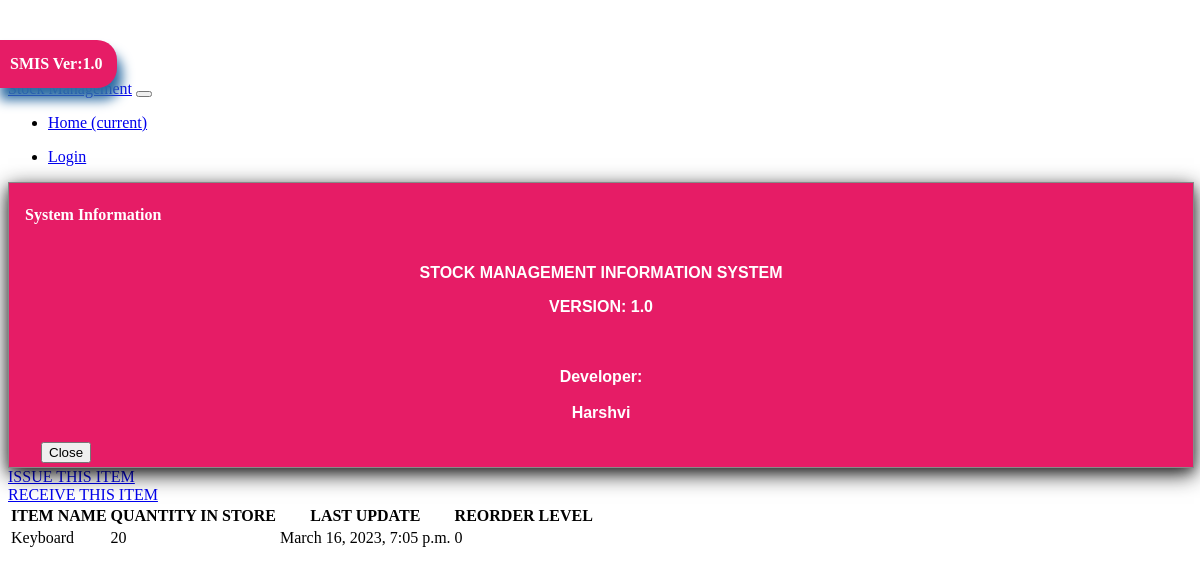
/stock_detail/2/, run on the app's committed database.
### stockmgmgt/models.py (models this page shows, shortened)
class Stock(models.Model):
    category=models.ForeignKey(Category,on_delete=models.CASCADE,blank=True)
    item_name=models.CharField(max_length=50,blank=True,null=True)
    quantity=models.IntegerField(default='0',blank=False,null=True)
    receive_quantity=models.IntegerField(default='0',blank=True,null=True)
    receive_by=models.CharField(max_length=50,blank=True,null=True)
    issue_quantity=models.IntegerField(default='0',blank=True,null=True)
    issue_by=models.CharField(max_length=50,blank=True,null=True)
    issue_to=models.CharField(max_length=50,blank=True,null=True)
    phone_number=models.CharField(max_length=50,blank=True,null=True)
    created_by=models.CharField(max_length=50,blank=True,null=True)
    reorder_level=models.IntegerField(default='0',blank=True,null=True)
    last_updated=models.DateTimeField(auto_now_add=False,auto_now=True)
    timestamp=models.DateTimeField(auto_now_add=True,auto_now=False)

### stockmgmgt/views.py (the view)
# urls.py: path('stock_detail/<str:pk>/',views.stock_detail,name="stock_detail"),
def stock_detail(request,pk):
    queryset=Stock.objects.get(id=pk)
    context={
        "queryset":queryset,
    }
    return render(request,"stock_detail.html",context)

### stockmgmgt/templates/stock_detail.html (shortened to what this page needs)
{% load static %}
{% load crispy_forms_tags %}
<!DOCTYPE html>
<html lang="en">
  <head>
    <link rel="stylesheet" href="{% static 'css/navbar-top-fixed.css' %}">
    <link rel="stylesheet" href="{% static 'js/jquery-ui-1.13.2/jquery-ui.min.css' %}">
    <link rel="stylesheet" href="{% static 'js/jquery-ui-1.13.2/jquery-ui.structure.min.css' %}">
    <link rel="stylesheet" href="{% static 'js/jquery-ui-1.13.2/jquery-ui.theme.min.css' %}">
    <link rel="stylesheet" href="{% static 'css/navbar-top-fixed.css' %}">
  </head>
  <body>
    {% include 'navbar.html' %}
<main role="main" class="container">
  <div class="jumbotron">
    <a href="{% url 'issue_items' queryset.id %}"> <div class="btn btn-danger">ISSUE THIS ITEM</div> </a>
    <a href="{% url 'receive_items' queryset.id %}"> <div class="btn btn-primary">RECEIVE THIS ITEM</div> </a>
    <div class="display_table">
        <table class='table'>
            <thead>
                <tr>
                    <th>ITEM NAME</th>
                    <th>QUANTITY IN STORE</th>
                    <th>LAST UPDATE</th>
                    <th>REORDER LEVEL</th>
                </tr>
            </thead>
            <tr>
                <td>{{queryset.item_name}}</td>
                <td>{{queryset.quantity}}</td>
                <td>{{queryset.last_updated}}</td>
                <td>{{queryset.reorder_level}}</td>
            </tr>
        </table>
    </div>
  </div>
</main>
    </body>
</html>

### stockmgmgt/static/css/navbar-top-fixed.css (style rules this page uses)
body { min-height: 75rem; padding-top: 4.5rem; }

### data on the page
Stock: item_name "Keyboard", quantity "20", last_updated "March 16, 2023, 7:05 p.m.", reorder_level "0"
